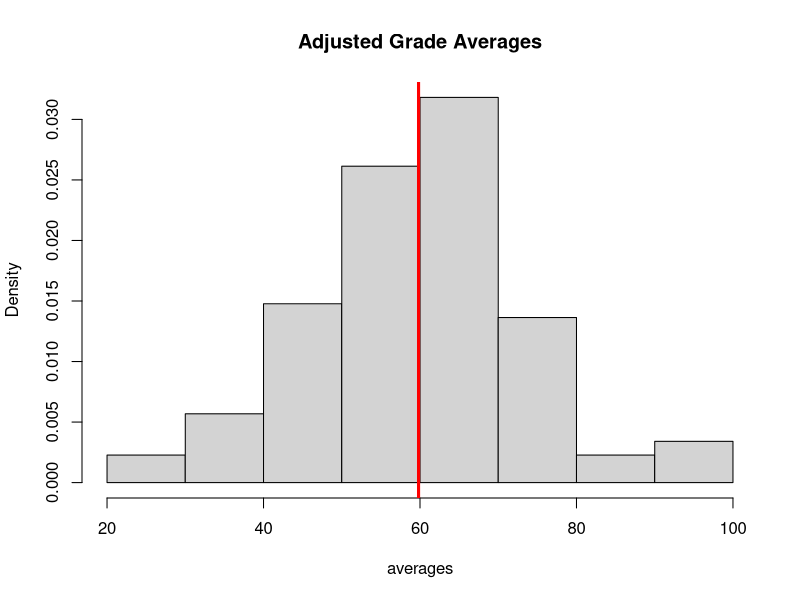
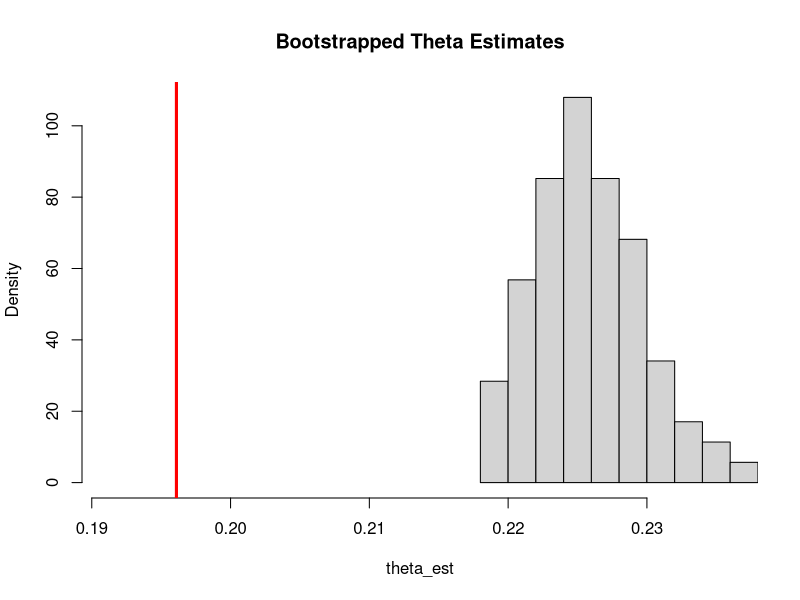
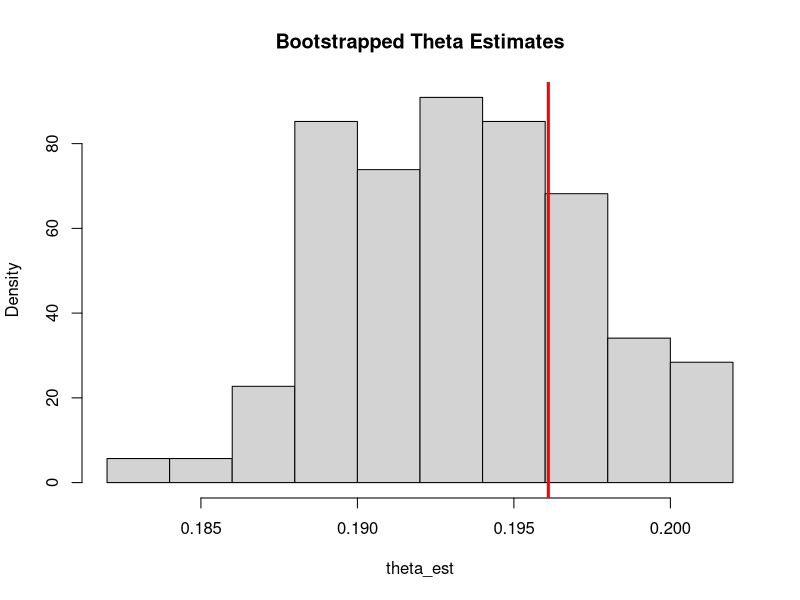
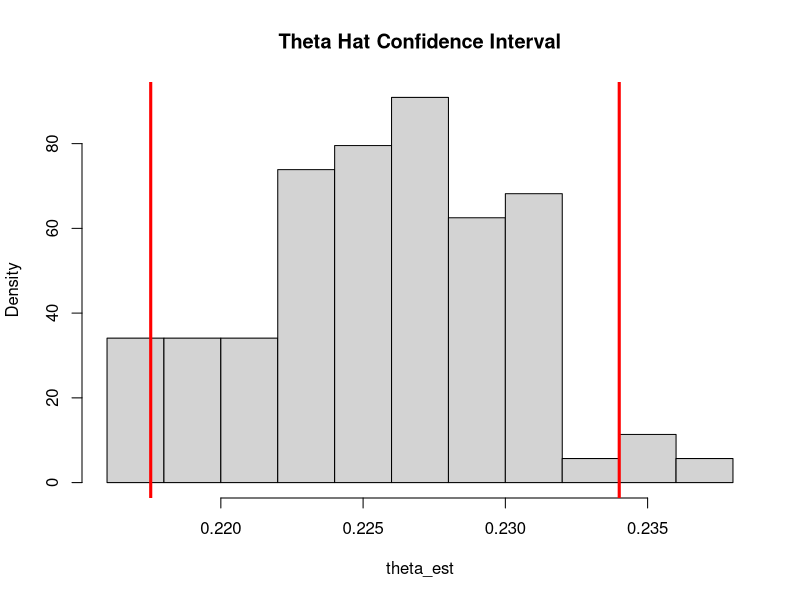
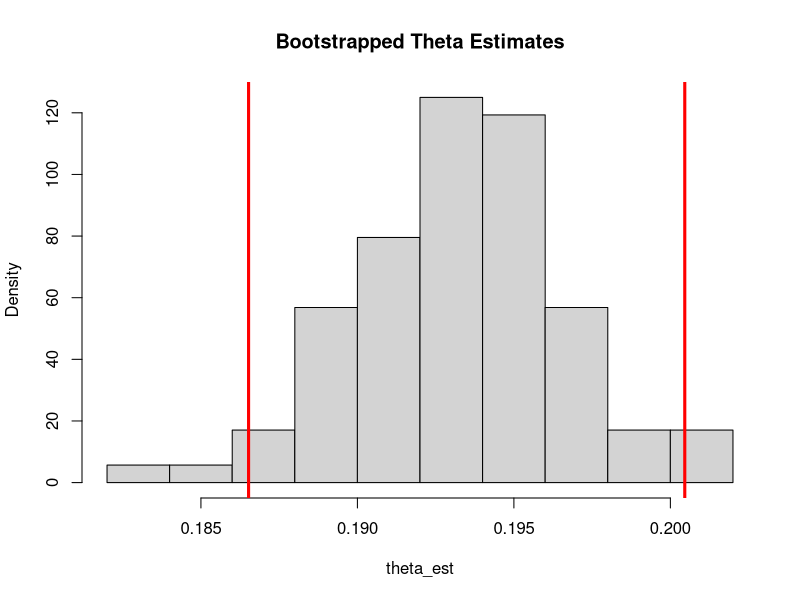
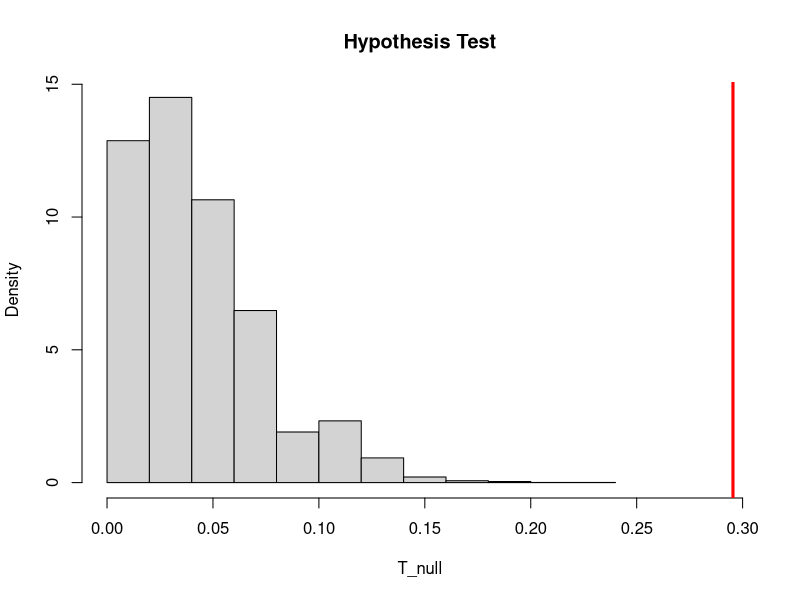

The R script that drew these images, in order:
## ---- chunk 1
set.seed(42)
## ---- chunk 2
# load dataset
scores <- data.matrix(read.csv('./data/score.csv'))
scores[0:10,]
## ---- chunk 3
adjusted_scores <- t(as.matrix(apply(scores, 1, function(x) x[-(match(min(x), x))])))
adjusted_scores[0:10,]
## ---- chunk 4
averages <- rowMeans(adjusted_scores)
sample_avg <- mean(averages)
hist(averages, freq=FALSE, main = "Adjusted Grade Averages")
abline(v=sample_avg, col="red", lw=3)
## ---- chunk 5
C <- 70
n <- 10000
# sample from data (X)
samples <- sample(averages, n, replace=TRUE)
# expectation of indicator
theta_hat <- mean(samples > C)
print(theta_hat)
## ---- chunk 6
k <- 10000
n <- length(averages)

# parameter estimates
mu_hat <- mean(averages)
sigma_hat <- sd(averages)

# parametric bootstrap from estimated distribution
boot_samples <- matrix(rnorm(k*n, mean=mu_hat, sd=sigma_hat), nrow=k)

# apply indicator function
boot_samples <- t(as.matrix(apply(boot_samples, c(1,2), function(x) if (x <= C) {0} else {1})))
theta_est <- rowMeans(boot_samples)

hist(theta_est, freq = FALSE, main="Bootstrapped Theta Estimates", xlim = c(theta_hat - 0.005, max(theta_est)))
abline(v=theta_hat, col="red", lw=3)
## ---- chunk 7
k <- 10000
n <- length(averages)

# non-parametric sampling procedure
boot_samples <- matrix(sample(averages, k*n, replace=TRUE), nrow=k)

# apply indicator function
boot_samples <- t(as.matrix(apply(boot_samples, c(1,2), function(x) if (x <= C) {0} else {1})))
theta_est <- rowMeans(boot_samples)

hist(theta_est, freq = FALSE, main="Bootstrapped Theta Estimates")
abline(v=theta_hat, col="red", lw=3)
## ---- chunk 8
alpha <- 0.05

# copied and pasted procedure
k <- 10000
n <- length(averages)

# parameter estimates
mu_hat <- mean(averages)
sigma_hat <- sd(averages)

# parametric bootstrap from estimated distribution
boot_samples <- matrix(rnorm(k*n, mean=mu_hat, sd=sigma_hat), nrow=k)

# apply indicator function
boot_samples <- t(as.matrix(apply(boot_samples, c(1,2), function(x) if (x <= C) {0} else {1})))
theta_est <- rowMeans(boot_samples)

bounds <- quantile(theta_est,probs=c(alpha/2,(1-alpha/2)))
hist(theta_est, freq = FALSE, main="Theta Hat Confidence Interval")
abline(v=bounds, col="red", lw=3)
## ---- chunk 9
print(bounds)
## ---- chunk 10
# copy and pasted procedure
k <- 10000
n <- length(averages)

# non-parametric sampling procedure
boot_samples <- matrix(sample(averages, k*n, replace=TRUE), nrow=k)

# apply indicator function
boot_samples <- t(as.matrix(apply(boot_samples, c(1,2), function(x) if (x <= C) {0} else {1})))
theta_est <- rowMeans(boot_samples)

bounds <- quantile(theta_est,probs=c(alpha/2,(1-alpha/2)))
hist(theta_est, freq = FALSE, main="Bootstrapped Theta Estimates")
abline(v=bounds, col="red", lw=3)
## ---- chunk 11
print(bounds)
## ---- chunk 12
k <- 10000
n <- length(averages)
p_null <- 0.5

# sample theta hat from null
# number of students (out of n) with at least of 70 for k trials
theta_null <- rbinom(k, n, p_null)
# percentage of students (a prob) with at least 70 in each k trials
theta_null <- theta_null / n
T_null <- abs(theta_null - p_null)

# observed T
# apply indicator to averages
# expectation of indicator
theta_hat <- mean(averages >= C)
T_obs <- abs(theta_hat - p_null)

hist(T_null, freq = FALSE, main="Hypothesis Test", xlim = c(0, T_obs))
abline(v=T_obs, col='red', lw=3)
## ---- chunk 13
p_val <- mean(T_null >= T_obs)
print(p_val)
